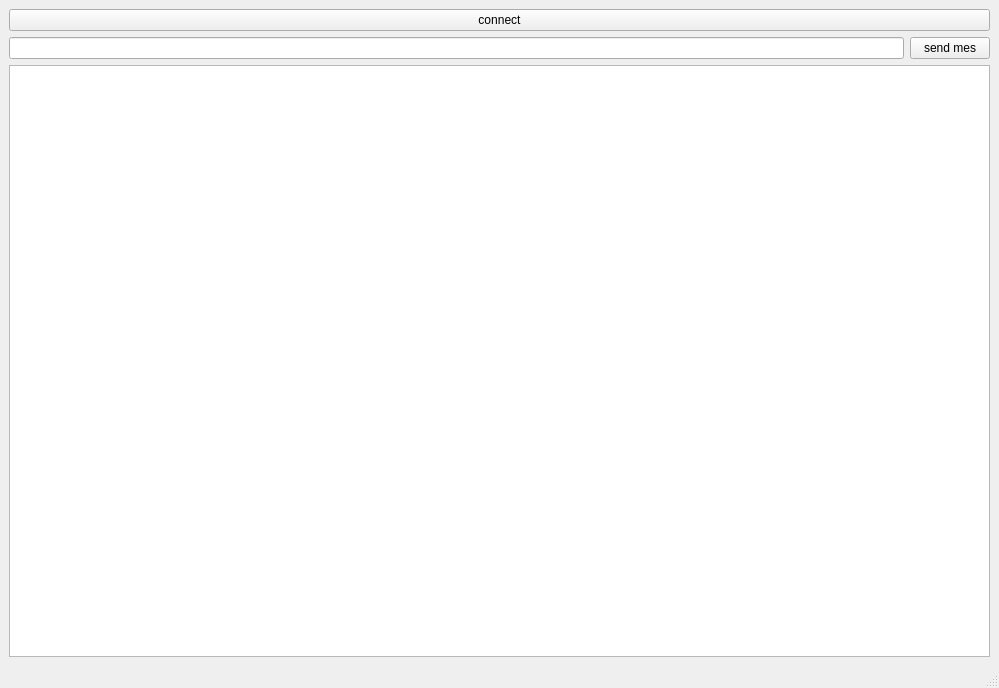
<?xml version="1.0" encoding="UTF-8"?>
<ui version="4.0">
 <class>MainWindow</class>
 <widget class="QMainWindow" name="MainWindow">
  <property name="geometry">
   <rect>
    <x>0</x>
    <y>0</y>
    <width>999</width>
    <height>688</height>
   </rect>
  </property>
  <property name="windowTitle">
   <string>MainWindow</string>
  </property>
  <widget class="QWidget" name="centralwidget">
   <layout class="QGridLayout" name="gridLayout">
    <item row="1" column="0">
     <widget class="QLineEdit" name="lineEdit"/>
    </item>
    <item row="1" column="1">
     <widget class="QPushButton" name="pushButton_2">
      <property name="text">
       <string>send mes</string>
      </property>
     </widget>
    </item>
    <item row="2" column="0" colspan="2">
     <widget class="QTextEdit" name="textEdit"/>
    </item>
    <item row="0" column="0" colspan="2">
     <widget class="QPushButton" name="pushButton">
      <property name="text">
       <string>connect</string>
      </property>
     </widget>
    </item>
   </layout>
  </widget>
  <widget class="QMenuBar" name="menubar">
   <property name="geometry">
    <rect>
     <x>0</x>
     <y>0</y>
     <width>999</width>
     <height>26</height>
    </rect>
   </property>
  </widget>
  <widget class="QStatusBar" name="statusbar"/>
 </widget>
 <resources/>
 <connections/>
</ui>
